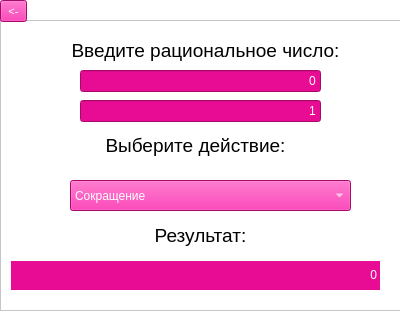
<?xml version="1.0" encoding="UTF-8"?>
<ui version="4.0">
 <class>QModulesWindow2</class>
 <widget class="QDialog" name="QModulesWindow2">
  <property name="geometry">
   <rect>
    <x>0</x>
    <y>0</y>
    <width>400</width>
    <height>311</height>
   </rect>
  </property>
  <property name="windowTitle">
   <string>Основные бинарные операции</string>
  </property>
  <property name="styleSheet">
   <string notr="true">background-color: white</string>
  </property>
  <widget class="QFrame" name="frame">
   <property name="geometry">
    <rect>
     <x>0</x>
     <y>20</y>
     <width>401</width>
     <height>291</height>
    </rect>
   </property>
   <property name="font">
    <font>
     <pointsize>10</pointsize>
    </font>
   </property>
   <property name="styleSheet">
    <string notr="true">background-color: white</string>
   </property>
   <property name="frameShape">
    <enum>QFrame::StyledPanel</enum>
   </property>
   <property name="frameShadow">
    <enum>QFrame::Raised</enum>
   </property>
   <widget class="QLabel" name="label_3">
    <property name="geometry">
     <rect>
      <x>10</x>
      <y>10</y>
      <width>391</width>
      <height>41</height>
     </rect>
    </property>
    <property name="font">
     <font>
      <pointsize>14</pointsize>
     </font>
    </property>
    <property name="styleSheet">
     <string notr="true"/>
    </property>
    <property name="text">
     <string>Введите рациональное число:</string>
    </property>
    <property name="alignment">
     <set>Qt::AlignCenter</set>
    </property>
   </widget>
   <widget class="QLineEdit" name="line_qm">
    <property name="geometry">
     <rect>
      <x>80</x>
      <y>50</y>
      <width>241</width>
      <height>22</height>
     </rect>
    </property>
    <property name="layoutDirection">
     <enum>Qt::LeftToRight</enum>
    </property>
    <property name="styleSheet">
     <string notr="true">color: white; background-color: #E80C94;</string>
    </property>
    <property name="text">
     <string>0</string>
    </property>
    <property name="alignment">
     <set>Qt::AlignRight|Qt::AlignTrailing|Qt::AlignVCenter</set>
    </property>
   </widget>
   <widget class="QComboBox" name="operation">
    <property name="geometry">
     <rect>
      <x>70</x>
      <y>160</y>
      <width>281</width>
      <height>31</height>
     </rect>
    </property>
    <property name="styleSheet">
     <string notr="true">color: white; background-color: #E80C94;</string>
    </property>
    <item>
     <property name="text">
      <string>Сокращение</string>
     </property>
    </item>
    <item>
     <property name="text">
      <string>Проверка на целое</string>
     </property>
    </item>
    <item>
     <property name="text">
      <string>Преобразование в целое</string>
     </property>
    </item>
   </widget>
   <widget class="QLabel" name="label">
    <property name="geometry">
     <rect>
      <x>10</x>
      <y>110</y>
      <width>371</width>
      <height>31</height>
     </rect>
    </property>
    <property name="font">
     <font>
      <pointsize>14</pointsize>
     </font>
    </property>
    <property name="text">
     <string>Выберите действие:</string>
    </property>
    <property name="alignment">
     <set>Qt::AlignCenter</set>
    </property>
   </widget>
   <widget class="QLabel" name="label_2">
    <property name="geometry">
     <rect>
      <x>10</x>
      <y>200</y>
      <width>381</width>
      <height>31</height>
     </rect>
    </property>
    <property name="font">
     <font>
      <pointsize>14</pointsize>
     </font>
    </property>
    <property name="text">
     <string>Результат:</string>
    </property>
    <property name="alignment">
     <set>Qt::AlignCenter</set>
    </property>
   </widget>
   <widget class="QLabel" name="result">
    <property name="geometry">
     <rect>
      <x>10</x>
      <y>240</y>
      <width>371</width>
      <height>31</height>
     </rect>
    </property>
    <property name="focusPolicy">
     <enum>Qt::WheelFocus</enum>
    </property>
    <property name="layoutDirection">
     <enum>Qt::LeftToRight</enum>
    </property>
    <property name="styleSheet">
     <string notr="true">color: white; background-color: #E80C94;</string>
    </property>
    <property name="frameShape">
     <enum>QFrame::Box</enum>
    </property>
    <property name="text">
     <string>0</string>
    </property>
    <property name="alignment">
     <set>Qt::AlignRight|Qt::AlignTrailing|Qt::AlignVCenter</set>
    </property>
   </widget>
   <widget class="QLineEdit" name="line_qn">
    <property name="geometry">
     <rect>
      <x>80</x>
      <y>80</y>
      <width>241</width>
      <height>22</height>
     </rect>
    </property>
    <property name="styleSheet">
     <string notr="true">color: white; background-color: #E80C94;</string>
    </property>
    <property name="text">
     <string>1</string>
    </property>
    <property name="alignment">
     <set>Qt::AlignRight|Qt::AlignTrailing|Qt::AlignVCenter</set>
    </property>
   </widget>
  </widget>
  <widget class="QToolButton" name="pushButton_return">
   <property name="geometry">
    <rect>
     <x>0</x>
     <y>0</y>
     <width>27</width>
     <height>22</height>
    </rect>
   </property>
   <property name="font">
    <font>
     <pointsize>8</pointsize>
    </font>
   </property>
   <property name="styleSheet">
    <string notr="true">background-color:#E80C94; color: white</string>
   </property>
   <property name="text">
    <string>&lt;-</string>
   </property>
  </widget>
 </widget>
 <resources/>
 <connections/>
</ui>
